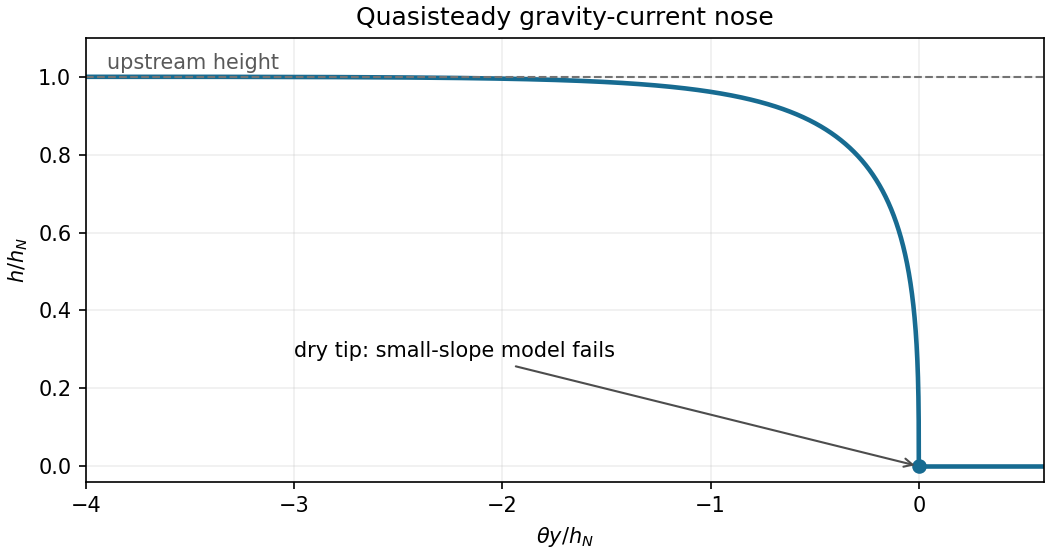

This figure's Python source:
"""Quasisteady nose; Python 3.14, numpy 2.3.5, matplotlib 3.10.7.
Write an opaque PNG basename to caller CWD; honor caller MPLCONFIGDIR.
"""
import numpy as np
import matplotlib
matplotlib.use('Agg')
import matplotlib.pyplot as plt
f = np.linspace(0, 1 - 1e-7, 3000)
y = f - np.arctanh(f)
fig, ax = plt.subplots(figsize=(7, 3.7), layout='constrained')
ax.plot(y, f, color='#176b91', linewidth=2.2)
ax.axhline(1, color='0.45', ls='--', linewidth=1)
ax.plot([0, 1], [0, 0], color='#176b91', linewidth=2.2)
ax.scatter([0], [0], color='#176b91', zorder=3)
ax.set(xlim=(-4, .6), ylim=(-.04, 1.1), xlabel=r'$\theta y/h_N$', ylabel=r'$h/h_N$', title='Quasisteady gravity-current nose')
ax.annotate('dry tip: small-slope model fails', xy=(0, 0), xytext=(-3, .28), arrowprops={'arrowstyle': '->', 'color': '0.3'}, fontsize=10)
ax.text(-3.9, 1.02, 'upstream height', fontsize=10, color='0.35')
ax.grid(alpha=.2)
fig.savefig('paper-74-nose.png', dpi=150, facecolor='white', transparent=False)
plt.close(fig)
